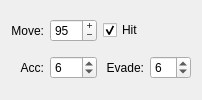
             <widget class="QWidget" name="acc_tab">
              <property name="step_cycles" stdset="0">
               <UInt>2</UInt>
              </property>
              <attribute name="title">
               <string>Accuracy</string>
              </attribute>
              <layout class="QGridLayout" name="gridLayout_6">
               <item row="1" column="1">
                <widget class="QSpinBox" name="acc_stage">
                 <property name="keyboardTracking">
                  <bool>false</bool>
                 </property>
                 <property name="maximum">
                  <number>12</number>
                 </property>
                 <property name="value">
                  <number>6</number>
                 </property>
                </widget>
               </item>
               <item row="1" column="2">
                <widget class="QLabel" name="label_49">
                 <property name="text">
                  <string>Evade:</string>
                 </property>
                 <property name="alignment">
                  <set>Qt::AlignRight|Qt::AlignTrailing|Qt::AlignVCenter</set>
                 </property>
                </widget>
               </item>
               <item row="1" column="0">
                <widget class="QLabel" name="label_48">
                 <property name="text">
                  <string>Acc:</string>
                 </property>
                 <property name="alignment">
                  <set>Qt::AlignRight|Qt::AlignTrailing|Qt::AlignVCenter</set>
                 </property>
                </widget>
               </item>
               <item row="1" column="3">
                <widget class="QSpinBox" name="evade">
                 <property name="keyboardTracking">
                  <bool>false</bool>
                 </property>
                 <property name="maximum">
                  <number>12</number>
                 </property>
                 <property name="value">
                  <number>6</number>
                 </property>
                </widget>
               </item>
               <item row="0" column="0">
                <widget class="QLabel" name="label_47">
                 <property name="text">
                  <string>Move:</string>
                 </property>
                 <property name="alignment">
                  <set>Qt::AlignRight|Qt::AlignTrailing|Qt::AlignVCenter</set>
                 </property>
                </widget>
               </item>
               <item row="0" column="1">
                <widget class="QSpinBox" name="move_acc">
                 <property name="buttonSymbols">
                  <enum>QAbstractSpinBox::PlusMinus</enum>
                 </property>
                 <property name="accelerated">
                  <bool>true</bool>
                 </property>
                 <property name="keyboardTracking">
                  <bool>false</bool>
                 </property>
                 <property name="maximum">
                  <number>100</number>
                 </property>
                 <property name="value">
                  <number>95</number>
                 </property>
                </widget>
               </item>
               <item row="0" column="2">
                <widget class="QCheckBox" name="hit">
                 <property name="text">
                  <string>Hit</string>
                 </property>
                 <property name="checked">
                  <bool>true</bool>
                 </property>
                 <property name="tristate">
                  <bool>true</bool>
                 </property>
                </widget>
               </item>
              </layout>
             </widget>
